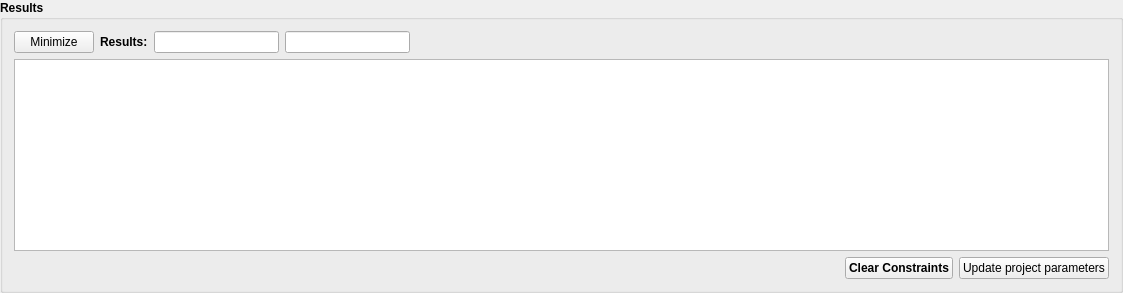
                 <widget class="QGroupBox" name="groupBox_21">
                  <property name="minimumSize">
                   <size>
                    <width>500</width>
                    <height>0</height>
                   </size>
                  </property>
                  <property name="font">
                   <font>
                    <weight>75</weight>
                    <bold>true</bold>
                    <kerning>true</kerning>
                   </font>
                  </property>
                  <property name="title">
                   <string>Results</string>
                  </property>
                  <layout class="QGridLayout" name="gridLayout_9">
                   <item row="0" column="4">
                    <spacer name="horizontalSpacer_11">
                     <property name="orientation">
                      <enum>Qt::Horizontal</enum>
                     </property>
                     <property name="sizeHint" stdset="0">
                      <size>
                       <width>40</width>
                       <height>20</height>
                      </size>
                     </property>
                    </spacer>
                   </item>
                   <item row="1" column="0" colspan="8">
                    <widget class="QTableView" name="Opt_Param_table">
                     <property name="minimumSize">
                      <size>
                       <width>0</width>
                       <height>150</height>
                      </size>
                     </property>
                     <property name="font">
                      <font>
                       <weight>50</weight>
                       <bold>false</bold>
                       <kerning>true</kerning>
                      </font>
                     </property>
                    </widget>
                   </item>
                   <item row="2" column="5">
                    <spacer name="horizontalSpacer_13">
                     <property name="orientation">
                      <enum>Qt::Horizontal</enum>
                     </property>
                     <property name="sizeHint" stdset="0">
                      <size>
                       <width>377</width>
                       <height>20</height>
                      </size>
                     </property>
                    </spacer>
                   </item>
                   <item row="0" column="1">
                    <widget class="QLabel" name="label_9">
                     <property name="text">
                      <string>Results:</string>
                     </property>
                    </widget>
                   </item>
                   <item row="0" column="0">
                    <widget class="QPushButton" name="Opt_optimize">
                     <property name="sizePolicy">
                      <sizepolicy hsizetype="Minimum" vsizetype="Preferred">
                       <horstretch>0</horstretch>
                       <verstretch>0</verstretch>
                      </sizepolicy>
                     </property>
                     <property name="font">
                      <font>
                       <weight>50</weight>
                       <bold>false</bold>
                       <kerning>true</kerning>
                      </font>
                     </property>
                     <property name="text">
                      <string>Minimize</string>
                     </property>
                    </widget>
                   </item>
                   <item row="2" column="7">
                    <widget class="QPushButton" name="Opt_update_param">
                     <property name="font">
                      <font>
                       <weight>50</weight>
                       <bold>false</bold>
                       <kerning>true</kerning>
                      </font>
                     </property>
                     <property name="text">
                      <string>Update project parameters</string>
                     </property>
                     <property name="icon">
                      <iconset resource="PyWOLF_Resource.qrc">
                       <normaloff>:/ICONS/PySWOLF_ICONS/Update.png</normaloff>:/ICONS/PySWOLF_ICONS/Update.png</iconset>
                     </property>
                    </widget>
                   </item>
                   <item row="0" column="3">
                    <widget class="QLineEdit" name="Opt_unit">
                     <property name="sizePolicy">
                      <sizepolicy hsizetype="Minimum" vsizetype="Preferred">
                       <horstretch>0</horstretch>
                       <verstretch>0</verstretch>
                      </sizepolicy>
                     </property>
                    </widget>
                   </item>
                   <item row="0" column="2">
                    <widget class="QLineEdit" name="Opt_score">
                     <property name="sizePolicy">
                      <sizepolicy hsizetype="Minimum" vsizetype="Preferred">
                       <horstretch>0</horstretch>
                       <verstretch>0</verstretch>
                      </sizepolicy>
                     </property>
                    </widget>
                   </item>
                   <item row="2" column="6">
                    <widget class="QPushButton" name="Opt_ClearConstr">
                     <property name="text">
                      <string>Clear Constraints</string>
                     </property>
                     <property name="icon">
                      <iconset resource="PyWOLF_Resource.qrc">
                       <normaloff>:/ICONS/PySWOLF_ICONS/Remove.png</normaloff>:/ICONS/PySWOLF_ICONS/Remove.png</iconset>
                     </property>
                    </widget>
                   </item>
                  </layout>
                 </widget>
